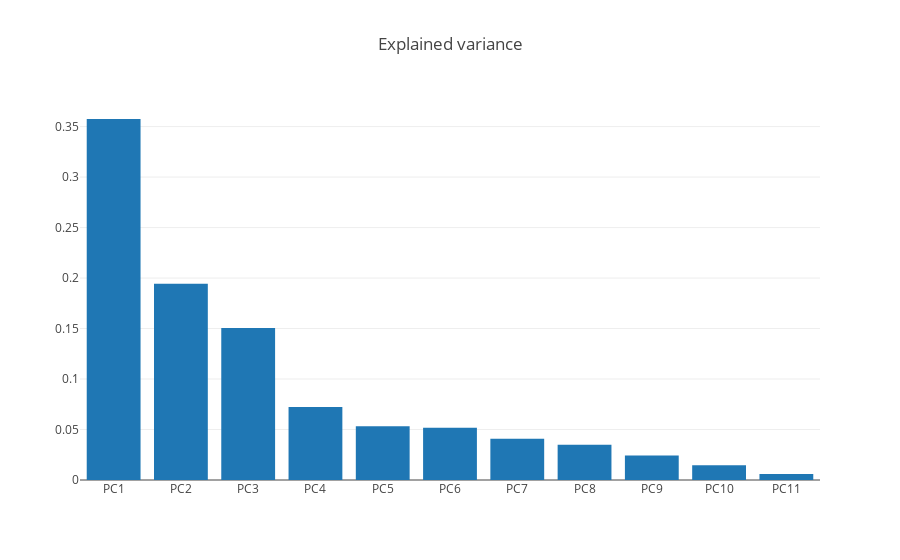

The notebook cell saved with this chart:
### Code cell
print_explained_variance(my_total_pca.explained_variance_ratio_)

### Figure 1 — Plotly figure (JSON) as saved in the notebook; plotly's stock layout.template omitted (floating-point values rounded to 4 significant figures)
{"data": [{"type": "bar", "uid": "3d928e09-6ddb-4160-a8af-fdcdce2d9915", "x": ["PC1", "PC2", "PC3", "PC4", "PC5", "PC6", "PC7", "PC8", "PC9", "PC10", "PC11"], "y": [0.3575, 0.1943, 0.1505, 0.07232, 0.05324, 0.05165, 0.04083, 0.03497, 0.02419, 0.01468, 0.005875]}], "layout": {"title": {"text": "Explained variance"}}}
